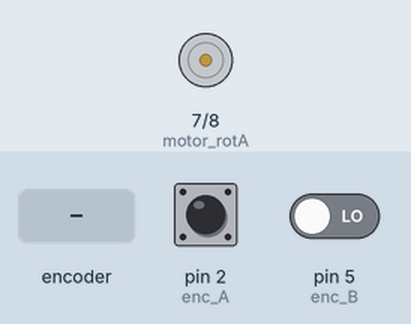
Simulated run of this sketch. Board: Arduino Uno, built with avr-gcc and run on an emulated ATmega328P. Shown: motor-driver pin pairs drawn as motors (green arrow = first pin HIGH = forward, orange = second pin HIGH = backward, longer = more drive, scaled by the enable pin). The test bench sets the inputs (shaded band); at power-on: pin 2 (enc_A) HIGH, pin 5 (enc_B) LOW.

Above: at 1.2 s.
1.3 s: rotary encoder on pin 2 (enc_A) / pin 5 (enc_B) turned 1 step (first pin leading)
4.5 s: rotary encoder on pin 2 (enc_A) / pin 5 (enc_B) turned 2 steps (second pin leading)
Timing chart, 0 to 13.9 s (numbered marks = the images above; inputs shaded):
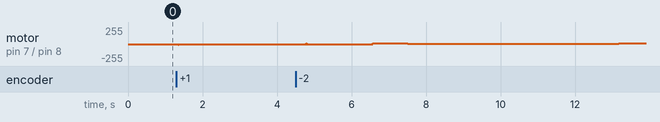

Measured:
- after the input at 1.3 s, motor on pin 7 (motor_rotA) / pin 8 (motor_rotB): stopped → backward 2/255 after 0.05 s, → backward 3/255 0.45 s later, → backward 4/255 0.95 s later, → backward 5/255 0.94 s later

The sketch:

InvertedPendulum.ino
```cpp
float y = 0, e, u, Kp, Ki, Kd, P, I = 0, D, eprev = 0, dt;
volatile bool A;
volatile bool B;
volatile float counter = 0;
// unsigned long lastPrintTime = 0;  // For controlling the print rate

void setup() {
  Serial.begin(9600);
  attachInterrupt(digitalPinToInterrupt(2), ISRA, RISING);
  pinMode(2, INPUT);  // enc A
  pinMode(5, INPUT);  // enc B
  pinMode(6, OUTPUT); // motor PWM
  pinMode(7, OUTPUT); // motor rotA
  pinMode(8, OUTPUT); // motor rotB
}

void loop() {
  // Print the encoder count every 500 ms
  // if (millis() - lastPrintTime >= 500) {
  //   Serial.print("Counter: ");
  //   Serial.println(counter);
  //   Serial.print("e: ");
  //   Serial.println(e);
  //   lastPrintTime = millis();
  // }

  // Input scaling 0.36
  e = -360.0 / 1000.0 * counter;

  // PID constants:
  Kp = 7;
  Ki = 3;
  Kd = 0.3;
  dt = 10.0;

  // PID values
  P = Kp * e;
  I += Ki * e * dt * 0.001;
  D = Kd * (e - eprev) / (dt * 0.001);

  // I component saturation
  if (I > 80) {
    I = 80;
  }
  if (I < -80) {
    I = -80;
  }

  // Control signal
  float u = P + I + D;

  // Control signal saturation
  if (u > 255) {
    u = 255;
  }
  if (u < -255) {
    u = -255;
  }

  // Output to motor:
  if (u < 0) {
    analogWrite(6, -u);
    digitalWrite(7, LOW);
    digitalWrite(8, HIGH);
  }
  if (u >= 0) {
    analogWrite(6, u);
    digitalWrite(7, HIGH);
    digitalWrite(8, LOW);
  }

  eprev = e;  // Error time diff

  delay(dt);
}


void ISRA() {
  if (!digitalRead(5)) {
    counter++;
  } else {
    counter--;
  }
}
```
